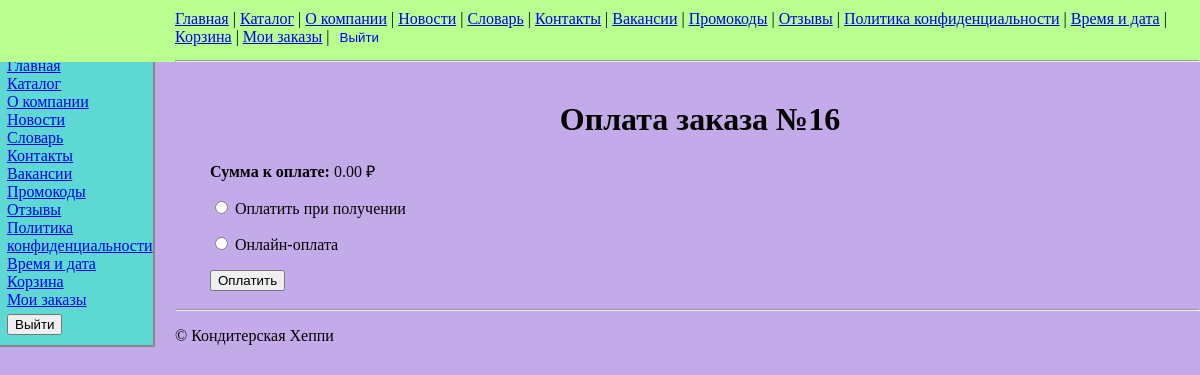
Before: /cart/checkout/ (signed in) with the older database file.
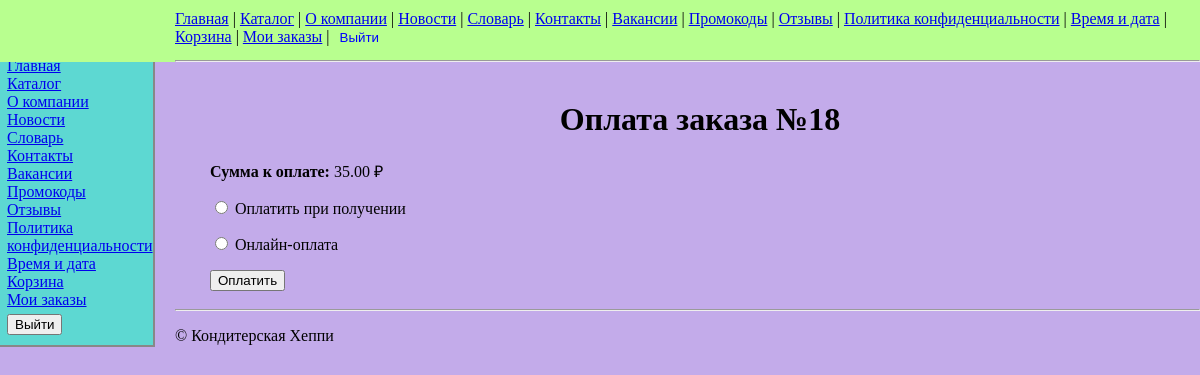
After: the same page with the newer database file.
### shop/models.py (models this page shows, shortened)
class Order(models.Model):
    STATUS_CHOICES = [
        ('cart', 'Корзина'),
        ('placed', 'Оформлен'),
        ('paid', 'Оплачен'),
    ]
    client      = models.ForeignKey(Client, on_delete=models.CASCADE, related_name='orders')
    created_at  = models.DateTimeField(auto_now_add=True)
    total_price = models.DecimalField(max_digits=10, decimal_places=2, default=0)
    status = models.CharField(max_length=10, choices=STATUS_CHOICES, default='cart')

### shop/views.py (the view, shortened to what this page needs)
# urls.py: re_path(r'^cart/checkout/$', views.CheckoutView.as_view(), name='checkout'),
class CheckoutView(LoginRequiredMixin, View):
    template_name = 'shop/checkout.html'
    def get(self, request, *args, **kwargs):
        order = get_object_or_404(Order, client__user=request.user, status='cart')
        return render(request, self.template_name, {'order': order})

### shop/templates/shop/checkout.html (shortened to what this page needs)
{% extends 'base.html' %}
{% block content %}
<h1>Оплата заказа №{{ order.id }}</h1>
<p><strong>Сумма к оплате:</strong> {{ order.total_price }} ₽</p>
<form method="post">
  <p>
    <label><input type="radio" name="payment_method" value="cod"> Оплатить при получении</label>
  </p>
  <p>
    <label><input type="radio" name="payment_method" value="online"> Онлайн-оплата</label>
  </p>
  <button type="submit">Оплатить</button>
</form>
{% endblock %}

Changed rows visible on the page:
removed Order: id "16", total_price "0.00"
added Order: id "18", total_price "35.00"
